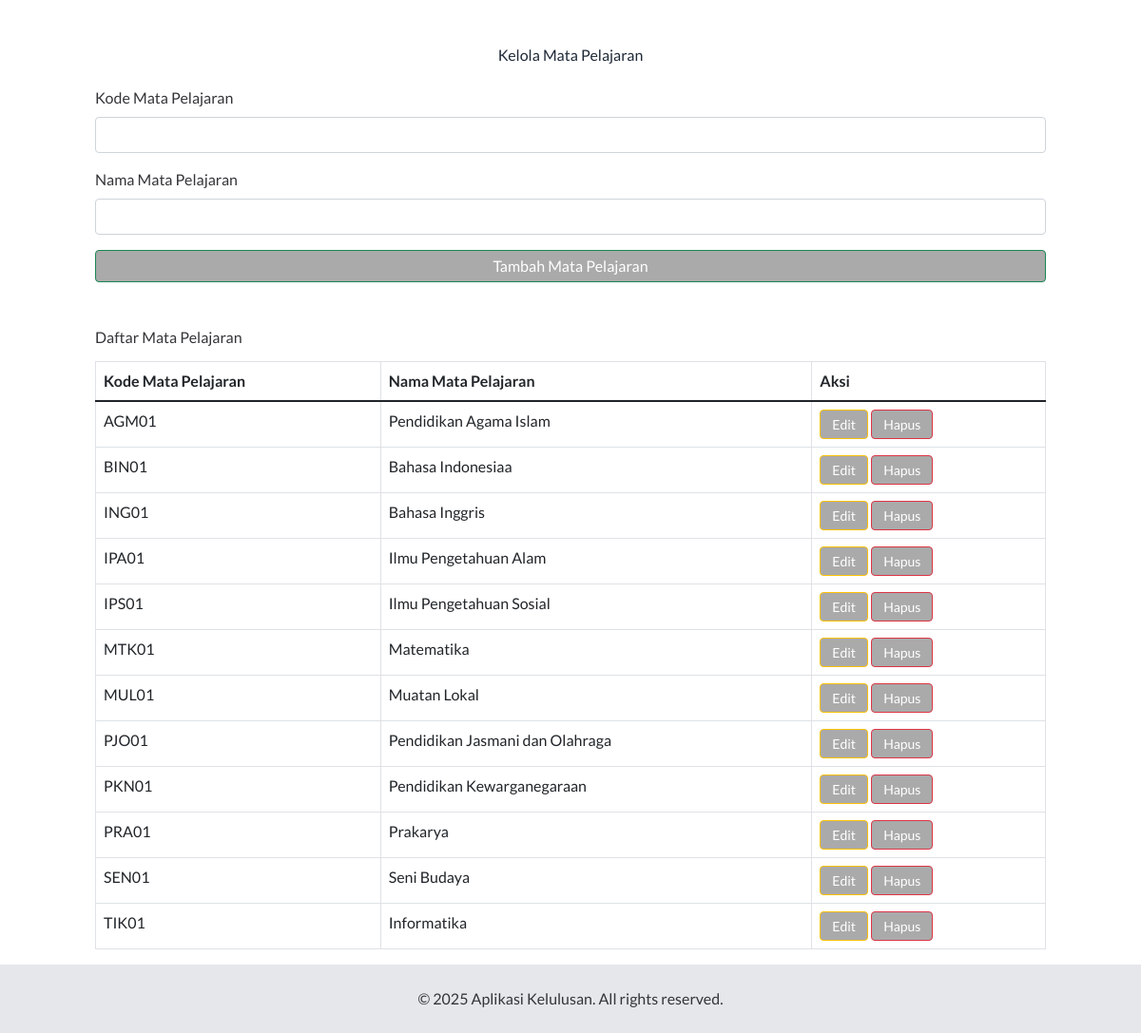
/admin/data_mapel.php (signed in), run on the app's committed database.
### tables this page shows
CREATE TABLE `mapel` (
  `kode_mapel` varchar(10) NOT NULL,
  `nama_mapel` varchar(100) NOT NULL
);

### admin/data_mapel.php (the view, shortened to what this page needs)
<?php
include('../includes/koneksi.php');
$sql = "SELECT * FROM mapel";
$result = mysqli_query($conn, $sql);
?>
<!DOCTYPE html>
<html lang="id">
<head>
    <?php include('../template_head.php'); ?>
</head>
<body>
    <div class="container mt-5">
        <h3 class="text-center mb-4 text-gray-800">Kelola Mata Pelajaran</h3>
        <form method="POST" action="data_mapel.php">
            <div class="mb-3">
                <label for="kode_mapel" class="form-label">Kode Mata Pelajaran</label>
                <input type="text" class="form-control" id="kode_mapel" name="kode_mapel" required>
            </div>
            <div class="mb-3">
                <label for="nama_mapel" class="form-label">Nama Mata Pelajaran</label>
                <input type="text" class="form-control" id="nama_mapel" name="nama_mapel" required>
            </div>
            <div class="text-center">
                <button type="submit" name="add_mapel" class="btn btn-success w-100">Tambah Mata Pelajaran</button>
            </div>
        </form>
        <h4 class="mt-5">Daftar Mata Pelajaran</h4>
        <table class="table table-bordered mt-3">
            <thead>
                <tr>
                    <th>Kode Mata Pelajaran</th>
                    <th>Nama Mata Pelajaran</th>
                    <th>Aksi</th>
                </tr>
            </thead>
            <tbody>
                <?php while ($row = mysqli_fetch_assoc($result)) { ?>
                <tr>
                    <td><?php echo $row['kode_mapel']; ?></td>
                    <td><?php echo $row['nama_mapel']; ?></td>
                    <td>
                        <a href="edit_mapel.php?kode_mapel=<?php echo $row['kode_mapel']; ?>" class="btn btn-warning btn-sm">Edit</a>
                        <a href="delete_mapel.php?kode_mapel=<?php echo $row['kode_mapel']; ?>" class="btn btn-danger btn-sm">Hapus</a>
                    </td>
                </tr>
                <?php } ?>
            </tbody>
        </table>
    </div>
    <?php include('../template_foot.php'); ?>
</body>
</html>

### data on the page
mapel: kode_mapel "AGM01", nama_mapel "Pendidikan Agama Islam"
mapel: kode_mapel "BIN01", nama_mapel "Bahasa Indonesiaa"
mapel: kode_mapel "ING01", nama_mapel "Bahasa Inggris"
mapel: kode_mapel "IPA01", nama_mapel "Ilmu Pengetahuan Alam"
mapel: kode_mapel "IPS01", nama_mapel "Ilmu Pengetahuan Sosial"
mapel: kode_mapel "MTK01", nama_mapel "Matematika"
mapel: kode_mapel "MUL01", nama_mapel "Muatan Lokal"
mapel: kode_mapel "PJO01", nama_mapel "Pendidikan Jasmani dan Olahraga"
mapel: kode_mapel "PKN01", nama_mapel "Pendidikan Kewarganegaraan"
mapel: kode_mapel "PRA01", nama_mapel "Prakarya"
mapel: kode_mapel "SEN01", nama_mapel "Seni Budaya"
mapel: kode_mapel "TIK01", nama_mapel "Informatika"
